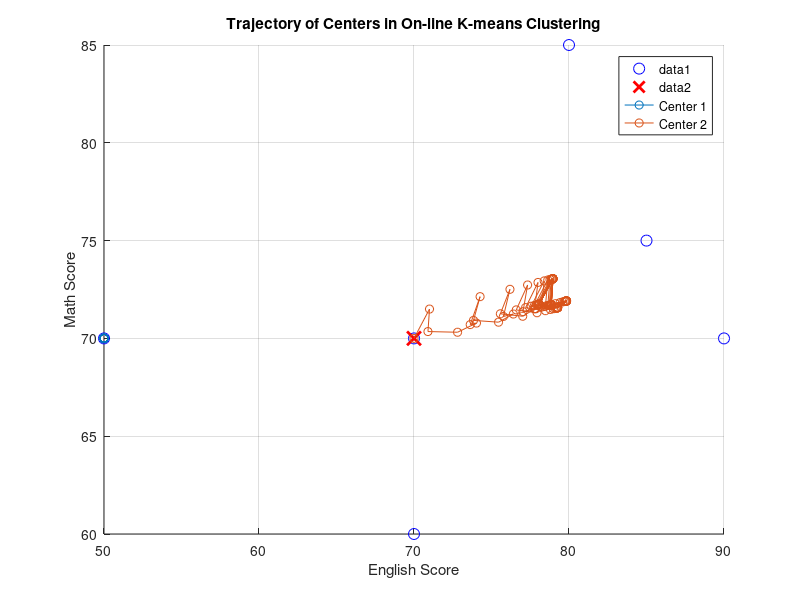

MATLAB code to generate this figure:
data = [80, 85; 70, 60; 50, 70; 90, 70; 85, 75];
andy = [70, 70];
data = [data; andy];

num_clusters = 2;
eta = 0.1;
num_iterations = 20;

centers = data(randperm(size(data, 1), num_clusters), :);

trajectories = cell(num_clusters, 1);
for i = 1:num_clusters
    trajectories{i} = centers(i, :);
end

for iter = 1:num_iterations
    for j = 1:size(data, 1)
        distances = sum((centers - data(j, :)).^2, 2);
        [~, k] = min(distances);
        centers(k, :) = centers(k, :) + eta * (data(j, :) - centers(k, :));
        trajectories{k} = [trajectories{k}; centers(k, :)];
    end
end

figure;
hold on;
plot(data(:, 1), data(:, 2), 'bo', 'MarkerSize', 8);
plot(andy(1), andy(2), 'rx', 'MarkerSize', 10, 'LineWidth', 2);

for i = 1:num_clusters
    traj = trajectories{i};
    plot(traj(:, 1), traj(:, 2), '-o', 'DisplayName', ['Center ' num2str(i)]);
end

xlabel('English Score');
ylabel('Math Score');
title('Trajectory of Centers in On-line K-means Clustering');
legend;
grid on;
hold off;

distances_to_centers = sum((centers - andy).^2, 2);
[~, andy_class] = min(distances_to_centers);
disp(['Andy is classified into Class ', num2str(andy_class)]);
